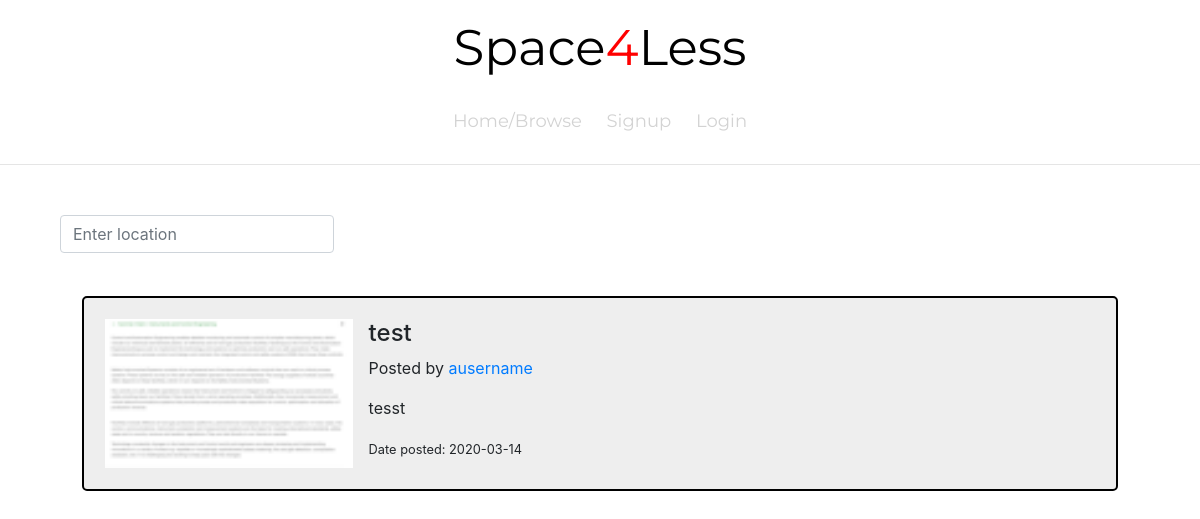
Page /home on the earlier database version.
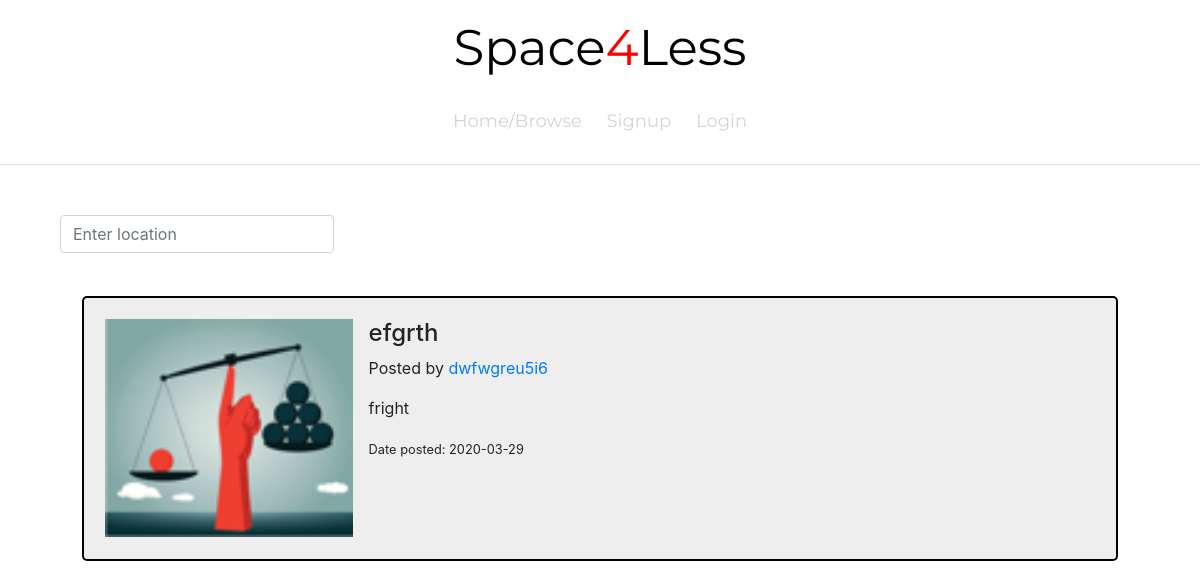
Same page on the later database version.
### app/models.py (models this page shows, shortened)
class Post(db.Model):
    __tablename__ = 'post'
    post_id = db.Column(db.Integer, primary_key=True)
    title = db.Column(db.String(30), nullable=False)
    date_posted = db.Column(db.DateTime, nullable=False, default=datetime.utcnow)
    image = db.Column(db.String(30), nullable=False, default='default.png')
    location = db.Column(db.String(50), nullable=False)
    space_size = db.Column(db.String(15), nullable=True)
    content = db.Column(db.String(30), nullable=False)
    user_id = db.Column(db.Integer, ForeignKey('user.user_id'), nullable=False)
    bookings = db.relationship('Book')

class User(db.Model, UserMixin):
    __tablename__ = 'user'
    user_id = db.Column(db.Integer, primary_key=True)
    username = db.Column(db.String(250), nullable=False)
    first_name = db.Column(db.String(250), nullable=False)
    last_name = db.Column(db.String(250), nullable=False)
    email = db.Column(db.String(250), nullable=False)
    password = db.Column(db.String(200))
    image_file = db.Column(db.String(20), nullable=False, default='default-profile.png')
    roles = db.Column(db.String(20))
    posts = db.relationship('Post', backref='author', lazy=True)
    bookings = db.relationship('Book')

### app/main/routes.py (the view)
@bp_main.route('/')
@bp_main.route('/home')
def home_page():
    posts = Post.query.all()
    return render_template('home.html', title='Home Page', posts=posts)

### app/templates/home.html
{% extends 'layout.html' %}
{% block content %}
    <div >
        <form class="form-inline ml-auto" action="search" method="post">
    <input class="form-control" type="search" name="search_term" placeholder="Enter location">
    </form>
    </div>
    {% for post in posts %}
            <div class="post">
                <div class="media content-section">
                    <img class="mr-3 article-image post_image" src="{{ url_for('static', filename='post_pictures/' + post.image, width=5000, height =5000) }}">
                    <div class="media-body">
                        {% if current_user.is_authenticated %}
                            <h4 class="media-heading"><a href="{{ url_for('main.single_post', post_id=post.post_id) }}">{{ post.title }}</a></h4>
                        {% else %}
                            <h4 class="media-heading"> {{ post.title }}</h4>
                        {% endif %}
                        <p>Posted by <a href="#">{{ post.author.username }}</a></p>
                        <p>{{ post.content }}</p>
                        <small> Date posted: {{ post.date_posted.strftime('%Y-%m-%d') }}</small>
                    </div>
                </div>
            </div>
    {% endfor %}
{% endblock content %}

### app/templates/layout.html (shortened to what this page needs)
<!DOCTYPE html>
<html lang="en">
<head>
    <link rel="stylesheet" type="text/css" href="{{ url_for('static', filename='design.css') }}">
    <link rel="stylesheet" href="https://stackpath.bootstrapcdn.com/bootstrap/4.4.1/css/bootstrap.min.css">
</head>
<body>
    <header>
        <nav class="nav">
            <div class="nav-header">
                <div class="nav-title">
                    Space<span style='color: red'>4</span>Less
                </div>
            </div>
            <div class="nav-links">
                <a href="{{ url_for('main.home_page') }}"> Home/Browse</a>
                {% if current_user.is_authenticated %}
                    {% if current_user.roles == 'property_owner' %}
                        <a href="{{ url_for('main.post') }}" target="_blank"> Post </a>
                    {#{% else %}
                        <a href="{{ url_for('main.book') }}" target="_blank"> Book </a>#}
                    {% endif %}
                    <a href="{{ url_for('main.logout') }}">Logout</a>
                    <a href="{{ url_for('main.profile') }}">My profile</a>
                {% else %}
                    <a href="{{ url_for('main.signup') }}">Signup</a>
                    <a href="{{ url_for('main.login') }}">Login </a>
                {% endif %}
                <hr>
            </div>
        </nav>
    </header>
    <div class="main-body">
        {% block content %}{% endblock content %}
    </div>
</body>
</html>

### app/static/design.css (style rules this page uses)
.main-body { padding: 5%; }
.post { border: 2px solid black; border-radius: 5px; background-color: #eeeeee; padding: 2%; margin: 2% }
.post_image { width:25% }
form { padding-top: 2%; padding-bottom: 2%; background-color: white; }
* { box-sizing: border-box; }
.nav { justify-content: space-between; height: 50px; width: 100%; background-color: transparent; }
.nav { display: inline-block !important; margin: auto; text-align: center; }
.nav > .nav-header > .nav-title { font-size: 50px; font-family: Montserrat, sans-serif; color: black; padding: 10px 10px 10px 10px; }
.nav > .nav-links { display: inline; font-size: 18px; font-family: Montserrat, sans-serif; color: lightgray; }
.nav > .nav-links > a { display: inline-block; padding: 13px 10px 13px 10px; text-decoration: none; color: lightgray; }

Differences in the rows shown:
removed Post: image (picture), title "test", author.username "ausername", content "tesst", date_posted "2020-03-14"
added Post: image (picture), title "efgrth", author.username "dwfwgreu5i6", content "fright", date_posted "2020-03-29"
